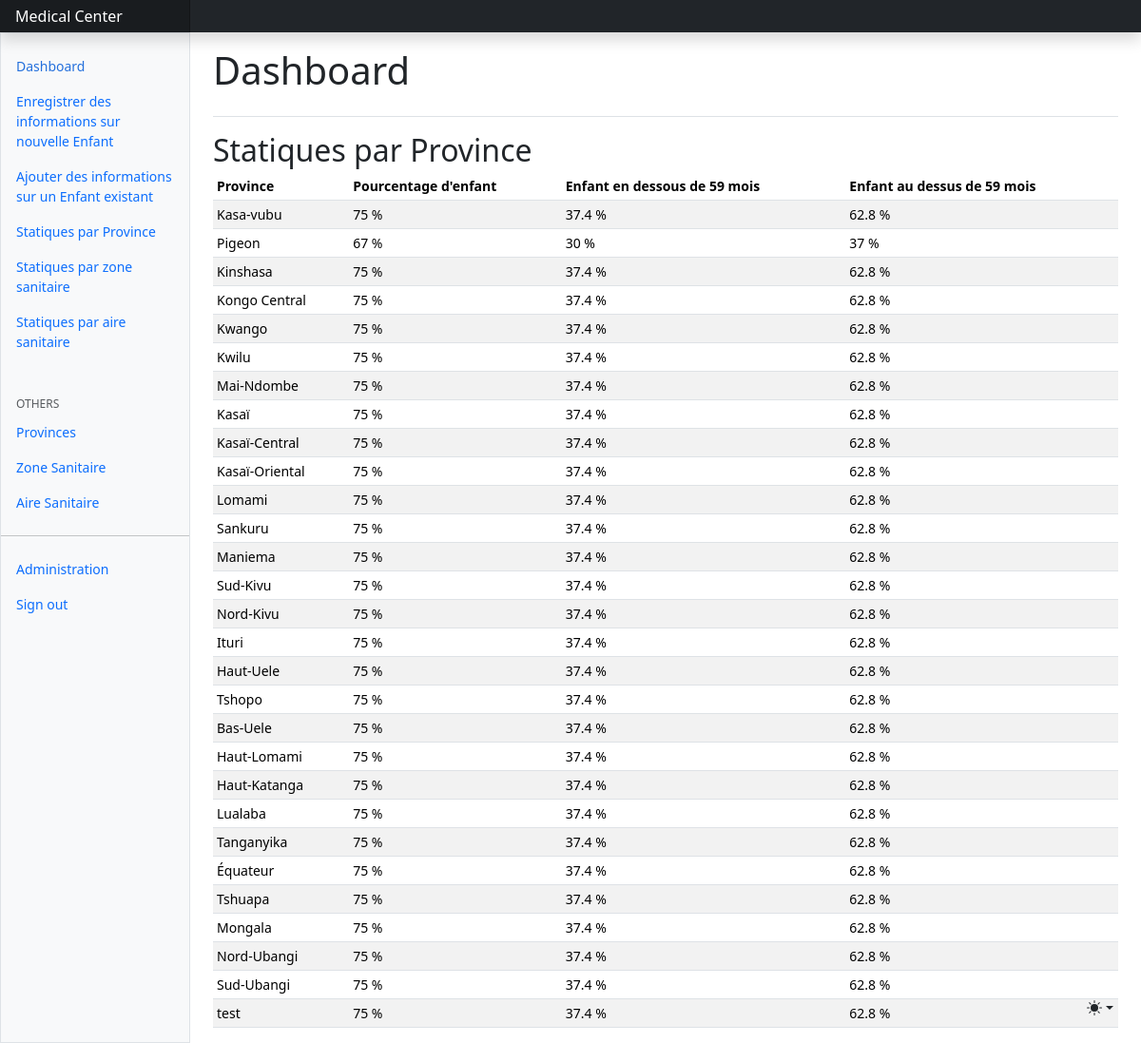
Page /index/stat/province (signed in) on the committed database.
### core/models.py (models this page shows, shortened)
class Province(models.Model):
    code_province = models.BigAutoField(primary_key=True)
    nom_province = models.CharField(max_length=20, null=False)

### core/views.py (the view)
# urls.py: path("index/stat/province", stat_province, name="stat_province"),
@login_required
def stat_province(request):
    provinces = Province.objects.all()
    return render(request,'stat_province.html',{'provinces':provinces})

### core/templates/stat_province.html (shortened to what this page needs)
{% extends "index.html" %}
{% block content %}
<h2 class="mb-1">Statiques par Province</h2>
      <div class="table-responsive small">
        <table class="table table-striped table-sm">
          <thead>
            <tr>
              <th scope="col">Province</th>
              <th scope="col">Pourcentage d'enfant </th>
              <th scope="col">Enfant en dessous de 59 mois</th>
              <th scope="col">Enfant au dessus de 59 mois</th>
            </tr>
          </thead>
          <tbody>
            <tr>
              <td>Kasa-vubu</td>
              <td>75 %</td>
              <td>37.4 %</td>
              <td>62.8 %</td>
            </tr>
            <tr>
              <td>Pigeon</td>
              <td>67 %</td>
              <td>30 %</td>
              <td>37 %</td>
            </tr>
            {% for province in provinces %}
        <tr>
            <td>{{province.nom_province}}</td>
            <td>75 %</td>
            <td>37.4 %</td>
            <td>62.8 %</td>
          </tr>
        {% endfor %}
          </tbody>
        </table>
      </div>
{% endblock content %}

### rows in the picture
Province: nom_province "Kinshasa"
Province: nom_province "Kongo Central"
Province: nom_province "Kwango"
Province: nom_province "Kwilu"
Province: nom_province "Mai-Ndombe"
Province: nom_province "Kasaï"
Province: nom_province "Kasaï-Central"
Province: nom_province "Kasaï-Oriental"
Province: nom_province "Lomami"
Province: nom_province "Sankuru"
Province: nom_province "Maniema"
Province: nom_province "Sud-Kivu"
Province: nom_province "Nord-Kivu"
Province: nom_province "Ituri"
Province: nom_province "Haut-Uele"
Province: nom_province "Tshopo"
Province: nom_province "Bas-Uele"
Province: nom_province "Haut-Lomami"
Province: nom_province "Haut-Katanga"
Province: nom_province "Lualaba"
Province: nom_province "Tanganyika"
Province: nom_province "Équateur"
Province: nom_province "Tshuapa"
Province: nom_province "Mongala"
Province: nom_province "Nord-Ubangi"
Province: nom_province "Sud-Ubangi"
Province: nom_province "test"
